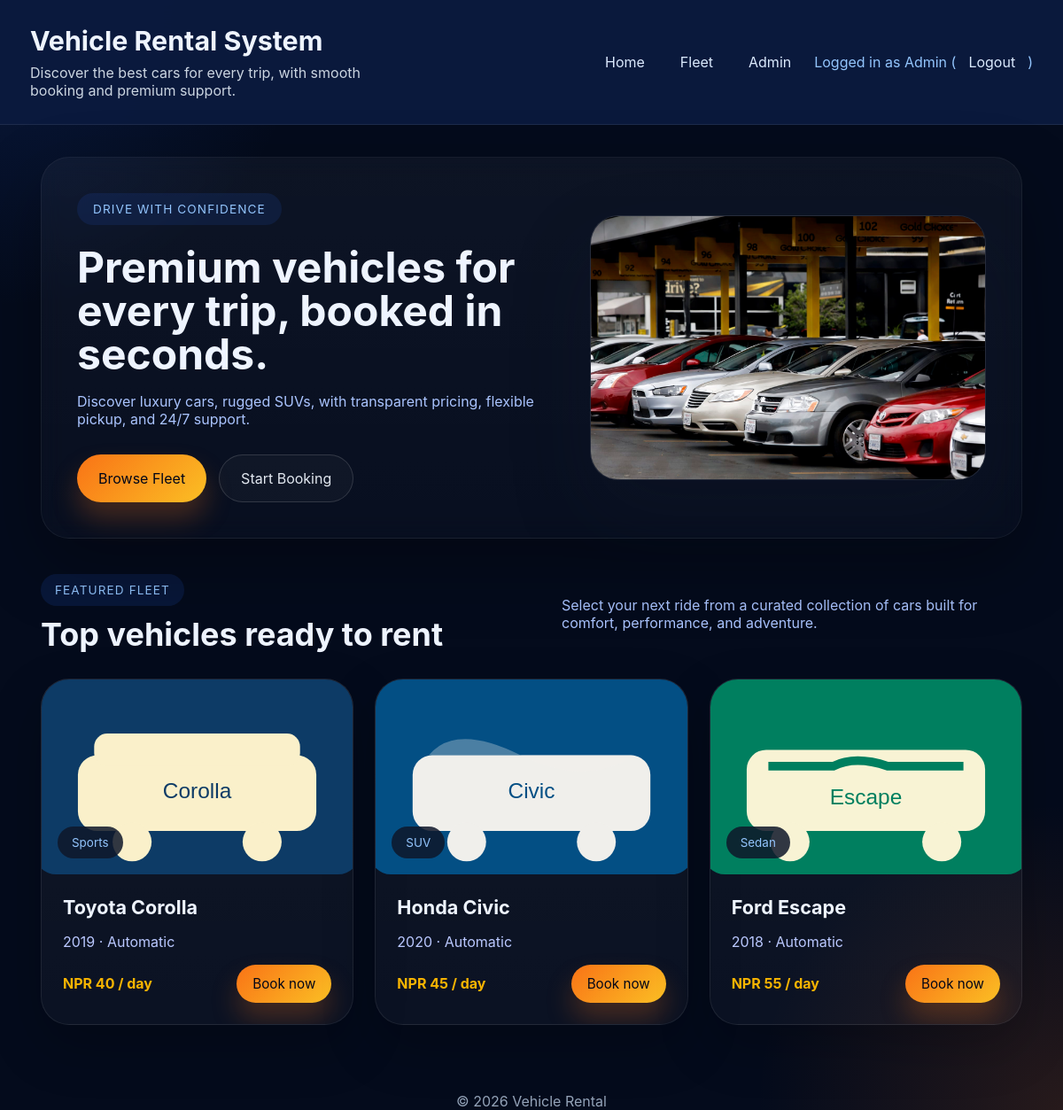
/frontend/index.php (signed in), run on the app's committed database.
### tables this page shows
CREATE TABLE IF NOT EXISTS vehicles (
  id INT AUTO_INCREMENT PRIMARY KEY,
  owner_id INT NOT NULL,
  make VARCHAR(100) NOT NULL,
  model VARCHAR(100) NOT NULL,
  year INT DEFAULT NULL,
  price_per_day DECIMAL(8,2) DEFAULT 0.00,
  image VARCHAR(255) DEFAULT NULL,
  description TEXT DEFAULT NULL,
  status ENUM('available', 'booked') NOT NULL DEFAULT 'available',
  created_at DATETIME NOT NULL DEFAULT CURRENT_TIMESTAMP,
  FOREIGN KEY (owner_id) REFERENCES users(id) ON DELETE CASCADE
);

### backend/functions.php (called while the page is built, shortened)
<?php
function getVehicles(PDO $pdo) {
    $stmt = $pdo->query('SELECT v.*, u.name AS owner_name, u.email AS owner_email FROM vehicles v LEFT JOIN users u ON v.owner_id = u.id ORDER BY v.id');
    return $stmt->fetchAll();
}
function vehicleImagePath(array $vehicle) {
    $image = trim($vehicle['image'] ?? '');
    return $image !== '' ? $image : 'images/placeholder.svg';
}
function isVehicleBooked(array $vehicle): bool {
    return ($vehicle['status'] ?? 'available') === 'booked';
}

### frontend/index.php (the view, shortened to what this page needs)
<?php
require_once __DIR__ . '/../backend/functions.php';
$vehicles = getVehicles($pdo);
$vehicleTypes = [
    1 => 'Sports',
    2 => 'SUV',
    3 => 'Sedan',
];
?>
<!doctype html>
<html lang="en">
<head>
  <link rel="stylesheet" href="css/styles.css">
</head>
<body>
  <header class="site-header">
    <div>
      <h1>Vehicle Rental System</h1>
      <p class="subtitle">
        Discover the best cars for every trip,
        with smooth booking and premium support.
      </p>
    </div>
    <nav>
      <a href="index.php">Home</a>
      <a href="#fleet">Fleet</a>
      <a href="../backend/admin-login.php">Admin</a>
      <?php if (!empty($_SESSION['user']['name'])): ?>
        <span class="user-pill">
          Logged in as
          <?php echo htmlspecialchars($_SESSION['user']['name']); ?>
          (<a href="logout.php">Logout</a>)
        </span>
      <?php else: ?>
        <a href="login.php">Login</a>
      <?php endif; ?>
    </nav>
  </header>
  <main>
    <section class="hero">
      <div class="hero-copy">
        <span class="eyebrow">
          Drive with confidence
        </span>
        <h1>
          Premium vehicles for every trip,
          booked in seconds.
        </h1>
        <p class="hero-text">
          Discover luxury cars, rugged SUVs,
          with transparent pricing, flexible pickup,
          and 24/7 support.
        </p>
        <div class="hero-actions">
          <a class="btn btn-primary" href="#fleet">
            Browse Fleet
          </a>
          <a class="btn btn-outline" href="book.php?vehicle_id=1">
            Start Booking
          </a>
        </div>
      </div>
      <div class="hero-media">
        <div class="hero-media-card">
          <img
            src="images/index.jpg"
            alt="Premium vehicle"
          >
        </div>
      </div>
    </section>
    <section id="fleet" class="featured">
      <div class="section-header">
        <div>
          <span class="section-pill">
            FEATURED FLEET
          </span>
          <h2>
            Top vehicles ready to rent
          </h2>
        </div>
        <p class="section-copy">
          Select your next ride from a curated
          collection of cars built for comfort,
          performance, and adventure.
        </p>
      </div>
      <div class="vehicles">
        <?php if (empty($vehicles)): ?>
          <p>No vehicles available.</p>
        <?php else: ?>
          <?php foreach ($vehicles as $v): ?>
            <?php
            $img = vehicleImagePath($v);
            ?>
            <article class="vehicle">
              <div class="vehicle-image-wrap">
                <img
                  src="<?php echo htmlspecialchars($img); ?>"
                  alt="<?php echo htmlspecialchars($v['make'] . ' ' . $v['model']); ?>"
                >
                <span class="vehicle-tag">
                  <?php echo htmlspecialchars($vehicleTypes[$v['id']] ?? 'Vehicle'); ?>
                </span>
              </div>
              <div class="vehicle-details">
                <h3>
                  <?php echo htmlspecialchars($v['make'] . ' ' . $v['model']); ?>
                </h3>
                <p class="vehicle-meta">
                  <?php echo htmlspecialchars($v['year']); ?>
                  · Automatic
                </p>
                <div class="vehicle-footer">
                  <p class="vehicle-price">
                    NPR
                    <?php echo htmlspecialchars(number_format((float) $v['price_per_day'], 0)); ?>
                    / day
                  </p>
                  <?php if (isVehicleBooked($v)): ?>
                    <span
                      class="btn btn-small"
                      style="background:#374151;color:#9ca3af;cursor:not-allowed;"
                      aria-disabled="true"
                    >
                      Booked
                    </span>
                  <?php else: ?>
                    <a
                      class="btn btn-primary btn-small"
                      href="book.php?vehicle_id=<?php echo $v['id']; ?>"
                    >
                      Book now
                    </a>
                  <?php endif; ?>
                </div>
              </div>
            </article>
          <?php endforeach; ?>
        <?php endif; ?>
      </div>
    </section>
  </main>
  <footer class="page-footer">
    &copy; <?php echo date('Y'); ?>
    Vehicle Rental
  </footer>
</body>
</html>

### data on the page
vehicles: image (picture), id "Sports", make+model "Toyota Corolla", year "2019", price_per_day "40"
vehicles: image (picture), id "SUV", make+model "Honda Civic", year "2020", price_per_day "45"
vehicles: image (picture), id "Sedan", make+model "Ford Escape", year "2018", price_per_day "55"

### other printed values
$_SESSION['user']['name'] "Admin"
